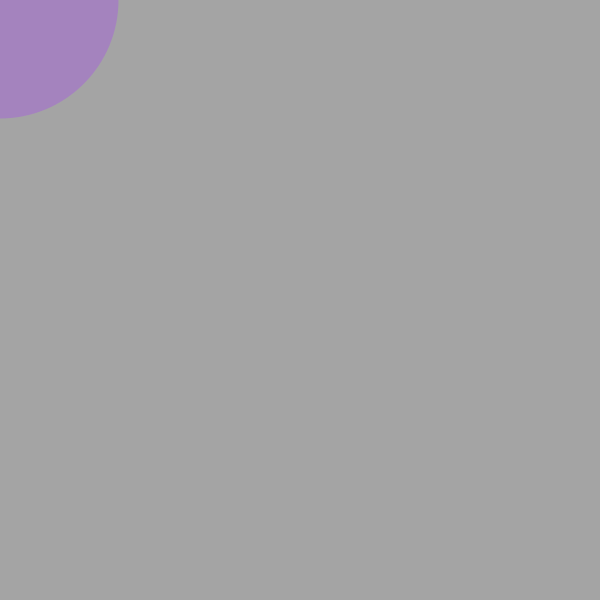
Frame 1 (no input)
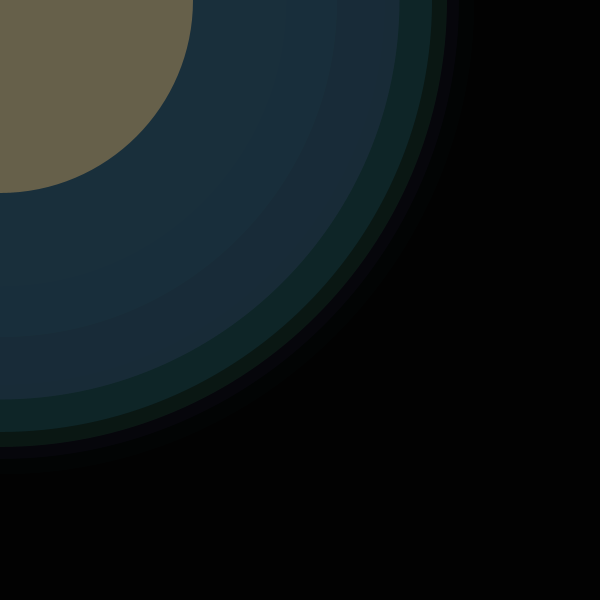
Frame 60 (the mouse pressed at the canvas centre just before this capture)
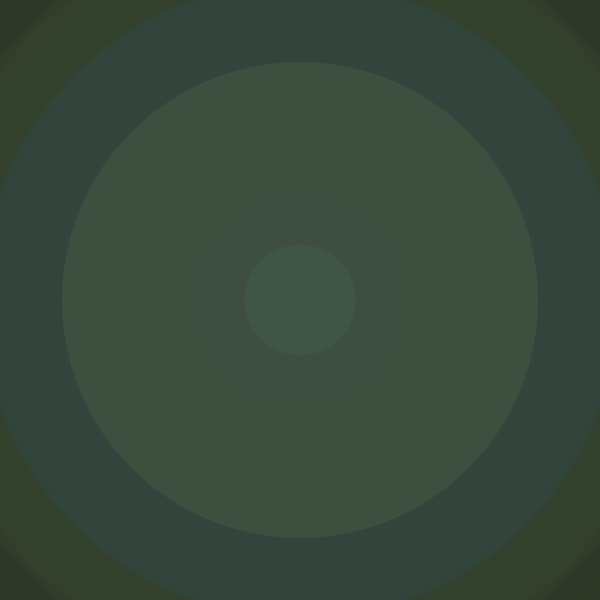
Frame 120 (the mouse held since frame 60 and released just before this capture)

The Processing sketch that drew these frames (run headless with seeded random() and noise(); from frame 60 on, the mouse is pressed at the canvas centre):

// Processing sketch: layering
// ── layering.pde
/* OpenProcessing Tweak of *@*http://www.openprocessing.org/sketch/133569*@* */
/* !do not delete the line above, required for linking your tweak if you upload again */
/**
Yingying Yang
Creative Computing Section B
Wk 2 Assignment #5 - Layering
*/

// TODO: put all your variable declarations here

void setup() {

  // size() goes inside setup() here. Like this:
  size(600,600); 
  smooth();  
}

void draw() {
  
  // TODO: assign each variable a random value here. For example:
  //    x = int(random(0,100));
  // Do this for each variable.
  // see http://processing.org/reference/random_.html for more details

  // TODO: paste all your draw code here (ie, the code that uses those variables)  

  // TODO: If you are using background(), remove it for now.

  // TODO: Add transparency to all your colors. For example, if you have:
  //   fill(255,0,0);
  // in your code, replace it with:
  //   fill(255,0,0,10);

  // TODO: run your sketch and see what happens!
  
  // The idea here is that if you do the above, you should hopefully
  // get something that looks like the Idris Khan image compositions.
  // Do you?
   
  int c1 = int(random(0,255));
  int c2 = int(random(0,255));
  int c3 = int(random(0,255));
  int s = int(random(0,1000));
  int t = int(random(0,100));
  
  fill(0,0,0,50);
  noStroke();
  rect(0,0,600,600);
  fill(c1,c2,c3,t);
  ellipse(mouseX,mouseY,s,s);

}
